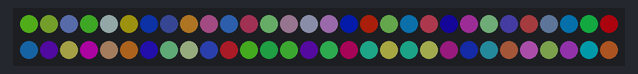
Bench run of a sketch on a simulated Arduino Uno, built with avr-gcc and run on an emulated ATmega328P. Parts: 60 RGB LEDs in strip order, left to right, continuing on the next row. Dim RGB values are drawn brighter than linear; random numbers use the default seed unless the sketch sets one.

Above: at 0.2 s.
At 4.9 s:
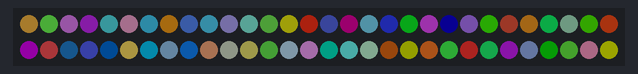
At 9.6 s:
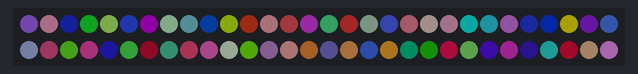
At 20.1 s:
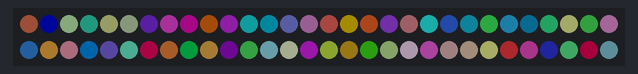
At 29.4 s:
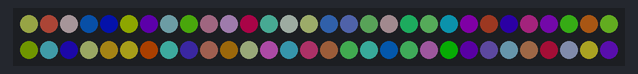
At 38.8 s:
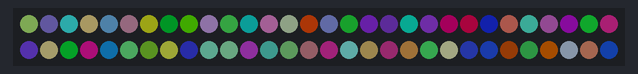

Measured:
- what the display in image 1 shows lasts 1.2 s, from 4.8 s to 6.0 s

The sketch:

flow_light_3.ino
```cpp
#include <Adafruit_NeoPixel.h>

Adafruit_NeoPixel strip(60, 13, NEO_GRB + NEO_KHZ800);

void setup() {
  // put your setup code here, to run once:
  strip.begin();


}

void loop() {
  // put your main code here, to run repeatedly:

  int i = 0;

  for(i = 0; i < 60; i++){
    strip.setPixelColor(i, strip.Color(random(0, 50), random(0, 50), random(0, 50)));

    strip.show();
  }

  delay(1000);

}
```
